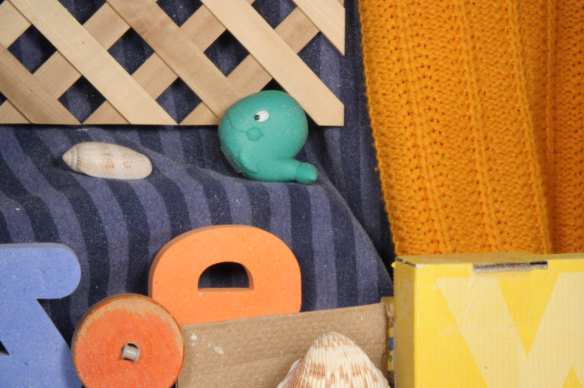
#> input picture Images/rubberwhale1.png, 584 x 388 px, found by its file name
$ jupyter execute smoothing_filter.ipynb
#> lines starting #> are read from the running program, lines starting #| are printed output that depends on the picture
# **Smoothing Filters**
---
## **What is it?**
Is a type of filter used to reduce **noise**, soften **edges**, creating a blurred or softened version of the image.

## **Why it is important?**
It is typically applied to make images look less noisy, supress small fluctuations, and remove details that are considered insignificant for a given task. It can make an image look more visually appealing by reducing harsh transitions between pixels and making the image softer and less pixelated.
## **Components**
**Kernel:** It is a small matrix that defines how pixel values are combined to create the smoothed pixel. The kernel is applied to each pixel in the image, an the new pixel value is calculated based on the pixel's neghbors.

### **Types of Kernels**
- **Averaging Kenel (Mean Filter):** Each pixel is replaced by the average of its neghboring pixels. The sum of each of the elements in the kernel should give the result of 1.
- **Gaussian Kernel (Gaussian Filter):** Is a matrix where the values are derived from the Gaussian function. The kernel gives **more weight to pixels near the center** an less for those further away, allowing for a smoother, natural blur. The kenel is normalized by dividing the sum of all values (16 in the example case), so the total wight equals 1.
#### **Example of a 3x3 Averaging Kernel**

#### **Example of a 3x3 Gaussian Kernel**
<div style="display: flex; justify-content: space-between;">


</div>

[cell 1]
import cv2 as cv
import numpy as np
from matplotlib import pyplot as plt

[cell 2]
img = cv.imread(r"..\Images\rubberwhale1.png", 0)
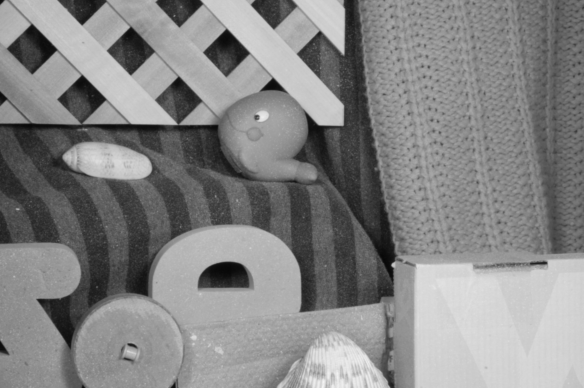
#> img: shape (388, 584); min 7, max 243, mean 132.7

[cell 3]
img.shape
#> Out = (388, 584)

[cell 4]
img.size
#> Out = 226592

[cell 5]
w = np.ones((3, 3), dtype=np.uint8) # Creates a 3x3 kernel with all ones

[cell 6]
w = w * 1/9 # Normalize the kernel so that the sum of all elements is 1

[cell 7]
w.sum() # Check if thes sum is 1

[cell 8]
img_filtered = cv.filter2D(img, -1, w) # Applies a 2D convolution with the filter 'w'

### ***cv.filter2D*** **function**
**Components**
- ```cv.filter2D()``` --> Is an OpenCV function used to apply a **2D Convolution** to an image.

**Parameters**
- ```-1``` --> Indicates that the output image should have the same depth as the input image.
- ```w``` --> Is the kernel or filter that will be apllied to the image

[cell 9]
plt.imshow(np.hstack((img, img_filtered)), "gray")
plt.title("Original and FIltered Image Comparison")
plt.axis("off")
plt.show()
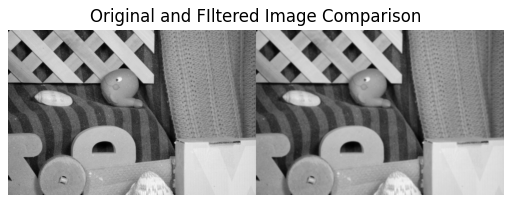
#> figure drawn by matplotlib, 1 panel

[cell 10]
# Function that generates a n x n kernel. Each element of the kernel has a value of 1/n^2, ensuring the sum of the kernel is 1.
def gen_kernel(n):
    return np.ones((n, n), dtype=np.uint8) * 1/n**2 # Creates a n x n kernel

[cell 11]
gen_kernel(21).sum() # Verify the sum of the generated kernel is 1

[cell 12]
img_filtered = cv.filter2D(img, -1, gen_kernel(5)) # Applies a 5x5 kernel generated by the function
plt.imshow(np.hstack((img, img_filtered)), "gray")
plt.title("")
plt.axis("off")
plt.show()
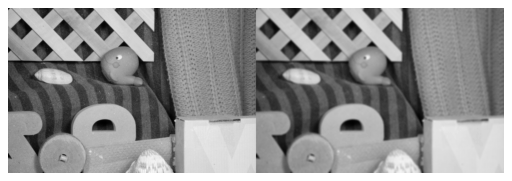
#> figure drawn by matplotlib, 1 panel

$ run again, with Images/aloeGT.png copied over Images/rubberwhale1.png
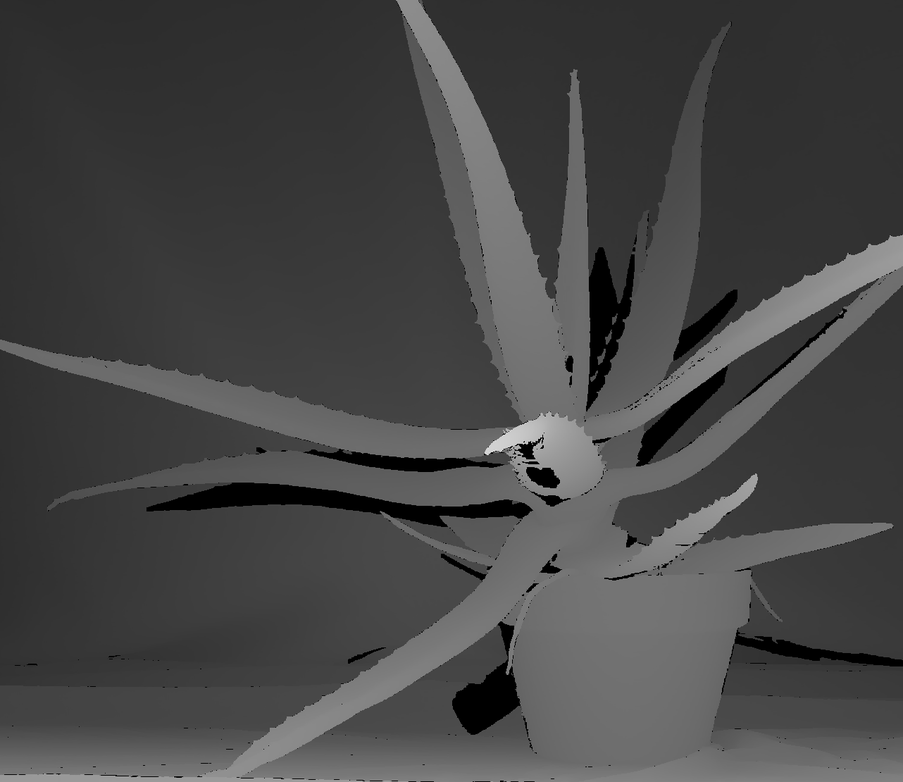
#> input picture Images/aloeGT.png, 903 x 782 px, shrunk from 1282 x 1110 before the run, found by its file name
#> img is the input picture: shape (782, 903); min 0, max 233, mean 69.8
#> `plt.show()`:
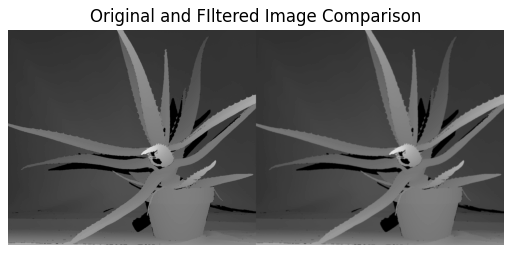
#> figure drawn by matplotlib, 1 panel
#> `plt.show()`:
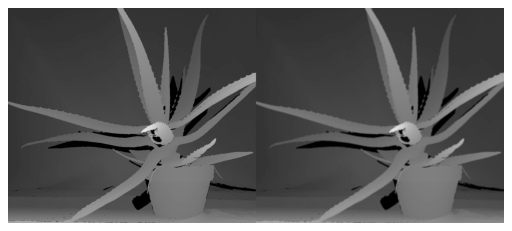
#> figure drawn by matplotlib, 1 panel

$ run again, with Images/basketball1.png copied over Images/rubberwhale1.png
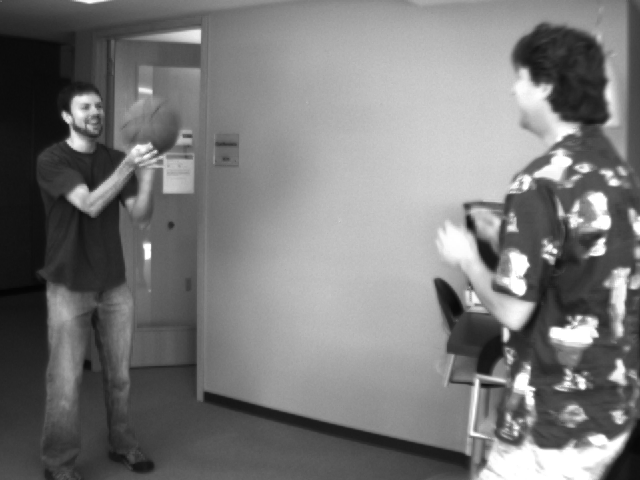
#> input picture Images/basketball1.png, 640 x 480 px, found by its file name
#> img is the input picture: shape (480, 640); min 4, max 255, mean 120.3
#> `plt.show()`:
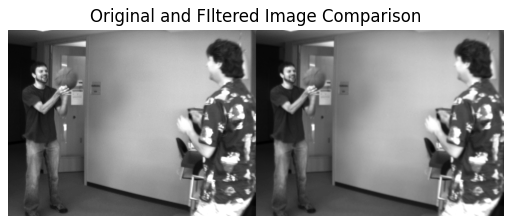
#> figure drawn by matplotlib, 1 panel
#> `plt.show()`:
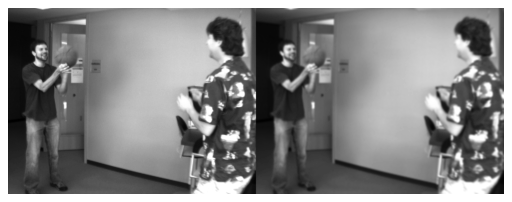
#> figure drawn by matplotlib, 1 panel
